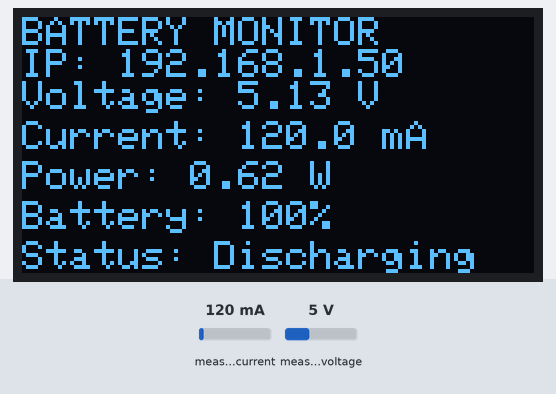
A sketch run on a simulated ESP8266 (NodeMCU). Parts: 128×64 one-colour display. Inputs (shaded band) come from the test bench; at power-on: measured current 120 mA, measured voltage 5 V. WiFi joins after 1.5 s; servers stay silent unless stated; what the sketch prints to the serial monitor is not drawn.

Above: at 2.9 s.
3.0 s: measured current set to 40 mA
At 4.1 s:
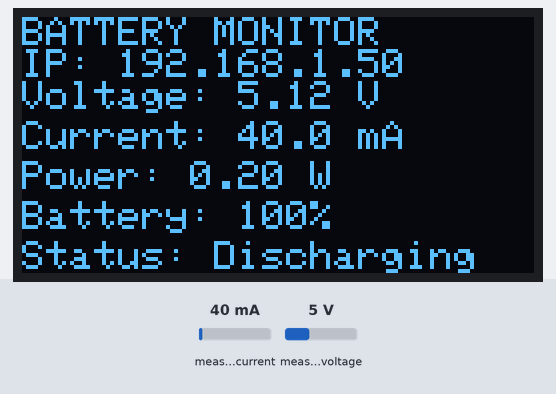
5.3 s: measured voltage set to 0.3 V
At 6.9 s:
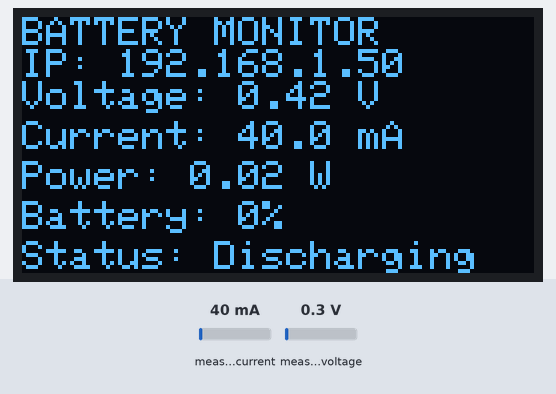
7.3 s: measured current set to 500 mA
At 8.4 s:
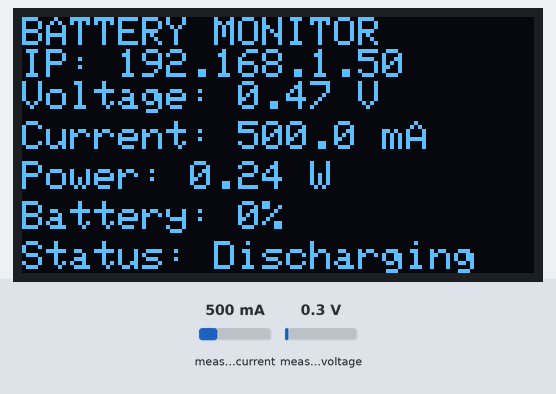
9.3 s: measured voltage set to 3.8 V
At 11.1 s:
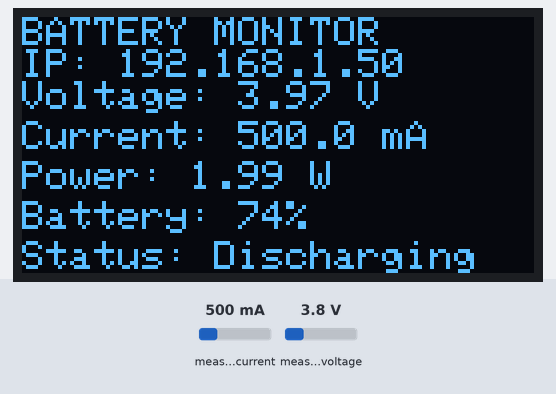
Timing chart, 0 to 12.3 s (numbered marks = the images above; inputs shaded):
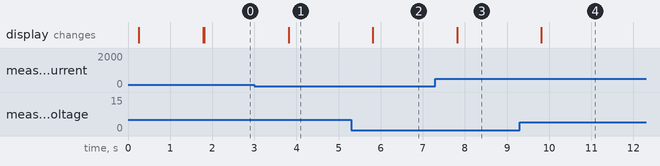

The sketch:

voltage_Regulator.ino
```cpp
#include <ESP8266WiFi.h>
#include <ESP8266WebServer.h>
#include <Wire.h>
#include <Adafruit_INA219.h>
#include <Adafruit_GFX.h>
#include <Adafruit_SSD1306.h>

// ------------ WIFI SETTINGS ------------
const char* ssid = "Redmi";
const char* password = "09876543";

// ------------ OLED SETTINGS ------------
#define SCREEN_WIDTH 128
#define SCREEN_HEIGHT 64
#define OLED_RESET -1

Adafruit_SSD1306 display(
  SCREEN_WIDTH, SCREEN_HEIGHT, &Wire, OLED_RESET
);

// ------------ INA219 SENSOR ------------
Adafruit_INA219 ina219;

// ------------ WEB SERVER ------------
ESP8266WebServer server(80);

// ------------ BATTERY SETTINGS ------------
// For a single-cell 3.7V nominal Li-ion battery
const float BATTERY_MIN_VOLTAGE = 3.0;
const float BATTERY_MAX_VOLTAGE = 4.3;

// ------------ SENSOR VALUES ------------
float voltage = 0.0;
float current_mA = 0.0;
float power_W = 0.0;
float powerMagnitudeW = 0.0;
int percentage = 0;
String status = "Starting";

// ------------ DASHBOARD PAGE ------------
const char webpage[] PROGMEM = R"rawliteral(
<!DOCTYPE html>
<html lang="en">
<head>
<meta charset="UTF-8">
<meta name="viewport" content="width=device-width, initial-scale=1">
<title>ESP8266 Battery Monitor</title>

<style>
:root {
  --bg: #0b1220;
  --panel: #151f31;
  --panel2: #1c2940;
  --text: #edf4ff;
  --muted: #94a8c5;
  --cyan: #40d9e8;
  --green: #43e0a0;
  --orange: #ffb454;
  --red: #ff7085;
  --border: #2a3a55;
}

* {
  box-sizing: border-box;
}

body {
  margin: 0;
  background: var(--bg);
  color: var(--text);
  font-family: Arial, Helvetica, sans-serif;
}

header {
  padding: 18px 28px;
  background: #111b2c;
  border-bottom: 1px solid var(--border);
  display: flex;
  align-items: center;
  justify-content: space-between;
  gap: 15px;
  flex-wrap: wrap;
}

.brand {
  display: flex;
  align-items: center;
  gap: 12px;
}

.logo {
  background: #20394c;
  color: var(--cyan);
  width: 46px;
  height: 46px;
  border-radius: 12px;
  display: grid;
  place-items: center;
  font-size: 25px;
}

h1 {
  font-size: 22px;
  margin: 0 0 5px;
}

.subtitle {
  font-size: 12px;
  color: var(--muted);
}

.connection {
  display: flex;
  align-items: center;
  gap: 8px;
  color: var(--green);
  font-size: 13px;
}

.dot {
  width: 9px;
  height: 9px;
  border-radius: 50%;
  background: var(--green);
  box-shadow: 0 0 10px #43e0a066;
}

main {
  padding: 22px;
  max-width: 1800px;
  margin: auto;
}

.section-title {
  font-size: 14px;
  color: var(--muted);
  text-transform: uppercase;
  letter-spacing: 1.5px;
  margin: 0 0 14px;
}

.metrics {
  display: grid;
  grid-template-columns: repeat(4, minmax(0, 1fr));
  gap: 15px;
  margin-bottom: 25px;
}

.metric {
  background: var(--panel);
  border: 1px solid var(--border);
  border-radius: 15px;
  padding: 19px;
  min-width: 0;
}

.metric-label {
  color: var(--muted);
  font-size: 13px;
  margin-bottom: 14px;
}

.metric-value {
  font-size: clamp(22px, 2.2vw, 34px);
  font-weight: 700;
  letter-spacing: -1px;
  overflow-wrap: anywhere;
}

.unit {
  font-size: 14px;
  color: var(--muted);
  font-weight: normal;
}

.metric-foot {
  color: var(--muted);
  font-size: 12px;
  margin-top: 12px;
}

.voltage { color: var(--cyan); }
.current { color: var(--orange); }
.power { color: #bd9aff; }
.battery { color: var(--green); }

.progress {
  height: 7px;
  border-radius: 10px;
  background: #2a3950;
  margin-top: 15px;
  overflow: hidden;
}

.progress-fill {
  height: 100%;
  width: 0%;
  background: var(--green);
  transition: width 0.4s;
  border-radius: 10px;
}

.status-panel {
  background: var(--panel);
  border: 1px solid var(--border);
  border-radius: 15px;
  padding: 17px 20px;
  margin-bottom: 25px;
  display: flex;
  align-items: center;
  justify-content: space-between;
  gap: 15px;
  flex-wrap: wrap;
}

.status-label {
  color: var(--muted);
  font-size: 12px;
  margin-bottom: 6px;
}

.status-value {
  color: var(--green);
  font-weight: bold;
  font-size: 20px;
}

.status-value.charging { color: var(--cyan); }
.status-value.discharging { color: var(--orange); }
.status-value.idle { color: var(--muted); }

.status-right {
  color: var(--muted);
  font-size: 12px;
  text-align: right;
}

.graph-grid {
  display: grid;
  grid-template-columns: repeat(2, minmax(0, 1fr));
  gap: 17px;
}

.graph-card {
  background: var(--panel);
  border: 1px solid var(--border);
  border-radius: 15px;
  padding: 17px 18px 12px;
  min-width: 0;
}

.graph-head {
  display: flex;
  align-items: center;
  justify-content: space-between;
  gap: 10px;
  margin-bottom: 12px;
}

.graph-title {
  font-size: 15px;
  font-weight: bold;
}

.graph-subtitle {
  color: var(--muted);
  font-size: 11px;
  margin-top: 5px;
}

.graph-badge {
  background: var(--panel2);
  color: var(--muted);
  padding: 6px 9px;
  border-radius: 7px;
  font-size: 11px;
  white-space: nowrap;
}

canvas {
  width: 100%;
  height: 210px;
  display: block;
}

footer {
  text-align: center;
  padding: 22px;
  color: var(--muted);
  font-size: 12px;
}

@media (min-width: 1400px) {
  .graph-grid {
    grid-template-columns: repeat(4, minmax(0, 1fr));
  }
  canvas {
    height: 230px;
  }
}

@media (max-width: 850px) {
  main { padding: 14px; }
  header { padding: 15px; }
  .metrics { grid-template-columns: repeat(2, minmax(0, 1fr)); }
  .graph-grid { grid-template-columns: 1fr; }
  canvas { height: 220px; }
}

@media (max-width: 400px) {
  .metric { padding: 13px; }
  .metric-value { font-size: 23px; }
}
</style>
</head>

<body>

<header>
  <div class="brand">
    <div class="logo">&#9889;</div>
    <div>
      <h1>Battery Monitor</h1>
      <div class="subtitle">ESP8266 NodeMCU &bull; INA219 &bull; SSD1306</div>
    </div>
  </div>

  <div class="connection">
    <span class="dot" id="connectionDot"></span>
    <span id="connectionText">Connecting...</span>
  </div>
</header>

<main>
  <div class="section-title">Live measurements</div>

  <div class="metrics">
    <div class="metric">
      <div class="metric-label">&#9889; Battery voltage</div>
      <div class="metric-value voltage">
        <span id="voltage">--</span>
        <span class="unit">V</span>
      </div>
      <div class="metric-foot">Measured voltage</div>
    </div>

    <div class="metric">
      <div class="metric-label">&#8645; Current</div>
      <div class="metric-value current">
        <span id="current">--</span>
        <span class="unit">mA</span>
      </div>
      <div class="metric-foot">Positive or negative current</div>
    </div>

    <div class="metric">
      <div class="metric-label">&#9889; Power</div>
      <div class="metric-value power">
        <span id="power">--</span>
        <span class="unit">W</span>
      </div>
      <div class="metric-foot">Absolute power magnitude</div>
    </div>

    <div class="metric">
      <div class="metric-label">&#128267; Battery level</div>
      <div class="metric-value battery">
        <span id="percentage">--</span>
        <span class="unit">%</span>
      </div>
      <div class="progress">
        <div class="progress-fill" id="batteryFill"></div>
      </div>
      <div class="metric-foot">Estimated from voltage</div>
    </div>
  </div>

  <div class="status-panel">
    <div>
      <div class="status-label">POWER FLOW STATUS</div>
      <div class="status-value" id="status">Starting...</div>
    </div>
    <div class="status-right">
      <div>History: last 5 minutes</div>
      <div>Update interval: 1 second</div>
      <div id="lastUpdate">Waiting for sensor data...</div>
    </div>
  </div>

  <div class="section-title">Live parameter graphs</div>

  <div class="graph-grid">
    <div class="graph-card">
      <div class="graph-head">
        <div>
          <div class="graph-title voltage">Voltage history</div>
          <div class="graph-subtitle">Battery voltage over time</div>
        </div>
        <div class="graph-badge">VOLTS</div>
      </div>
      <canvas id="voltageChart"></canvas>
    </div>

    <div class="graph-card">
      <div class="graph-head">
        <div>
          <div class="graph-title current">Current history</div>
          <div class="graph-subtitle">Charging and discharging current</div>
        </div>
        <div class="graph-badge">mA</div>
      </div>
      <canvas id="currentChart"></canvas>
    </div>

    <div class="graph-card">
      <div class="graph-head">
        <div>
          <div class="graph-title power">Power history</div>
          <div class="graph-subtitle">Absolute measured power</div>
        </div>
        <div class="graph-badge">WATTS</div>
      </div>
      <canvas id="powerChart"></canvas>
    </div>

    <div class="graph-card">
      <div class="graph-head">
        <div>
          <div class="graph-title battery">Battery level history</div>
          <div class="graph-subtitle">Estimated percentage over time</div>
        </div>
        <div class="graph-badge">PERCENT</div>
      </div>
      <canvas id="percentageChart"></canvas>
    </div>
  </div>
</main>

<footer>
  ESP8266 Local Battery Dashboard &bull; Data is stored in this browser session
</footer>

<script>
const MAX_POINTS = 300; // 5 minutes at 1 sample per second

const historyData = {
  voltage: [],
  current: [],
  power: [],
  percentage: [],
  time: []
};

const charts = [
  {
    id: "voltageChart",
    key: "voltage",
    color: "#40d9e8",
    fill: "rgba(64,217,232,0.12)",
    unit: "V"
  },
  {
    id: "currentChart",
    key: "current",
    color: "#ffb454",
    fill: "rgba(255,180,84,0.12)",
    unit: "mA"
  },
  {
    id: "powerChart",
    key: "power",
    color: "#bd9aff",
    fill: "rgba(189,154,255,0.12)",
    unit: "W"
  },
  {
    id: "percentageChart",
    key: "percentage",
    color: "#43e0a0",
    fill: "rgba(67,224,160,0.12)",
    unit: "%"
  }
];

function drawChart(config) {
  const canvas = document.getElementById(config.id);
  if (!canvas) return;

  const rect = canvas.getBoundingClientRect();
  if (rect.width < 10) return;

  const dpr = window.devicePixelRatio || 1;
  const width = rect.width;
  const height = rect.height;

  canvas.width = Math.round(width * dpr);
  canvas.height = Math.round(height * dpr);

  const ctx = canvas.getContext("2d");
  ctx.setTransform(dpr, 0, 0, dpr, 0, 0);
  ctx.clearRect(0, 0, width, height);

  const left = 43;
  const right = 12;
  const top = 13;
  const bottom = 29;
  const plotW = width - left - right;
  const plotH = height - top - bottom;

  if (plotW <= 0 || plotH <= 0) return;

  const values = historyData[config.key];

  let minValue = 0;
  let maxValue = 1;

  if (values.length > 0) {
    minValue = Math.min(...values);
    maxValue = Math.max(...values);

    if (config.key === "percentage") {
      minValue = 0;
      maxValue = 100;
    } else if (config.key === "voltage") {
      minValue = Math.min(minValue, 0);
      maxValue = Math.max(maxValue, 1);
    }

    if (maxValue === minValue) {
      maxValue += 1;
      minValue -= 1;
      if (config.key === "percentage") {
        minValue = 0;
        maxValue = 100;
      }
    }

    const padding = (maxValue - minValue) * 0.12;
    if (config.key !== "percentage") {
      minValue -= padding;
      maxValue += padding;
    }
  }

  // Horizontal grid lines and Y labels
  ctx.font = "10px Arial";
  ctx.textAlign = "right";
  ctx.textBaseline = "middle";

  for (let i = 0; i <= 4; i++) {
    const y = top + plotH * i / 4;
    const val = maxValue - (maxValue - minValue) * i / 4;

    ctx.strokeStyle = "#293951";
    ctx.lineWidth = 1;
    ctx.beginPath();
    ctx.moveTo(left, y);
    ctx.lineTo(left + plotW, y);
    ctx.stroke();

    ctx.fillStyle = "#94a8c5";
    ctx.fillText(val.toFixed(
      config.key === "percentage" ? 0 :
      config.key === "current" ? 0 : 2
    ), left - 7, y);
  }

  // X-axis labels
  ctx.textAlign = "center";
  ctx.textBaseline = "top";
  ctx.fillStyle = "#94a8c5";

  ctx.fillText("Oldest", left + 20, top + plotH + 9);
  ctx.fillText("Now", left + plotW - 15, top + plotH + 9);

  if (values.length === 0) {
    ctx.textAlign = "center";
    ctx.textBaseline = "middle";
    ctx.fillStyle = "#94a8c5";
    ctx.fillText("Waiting for measurements...",
      left + plotW / 2, top + plotH / 2);
    return;
  }

  const points = values.map((value, index) => {
    const x = values.length === 1
      ? left + plotW
      : left + (index / (values.length - 1)) * plotW;

    const y = top + ((maxValue - value) /
      (maxValue - minValue)) * plotH;

    return { x, y };
  });

  // Filled area
  if (points.length > 1) {
    ctx.beginPath();
    ctx.moveTo(points[0].x, top + plotH);
    points.forEach(p => ctx.lineTo(p.x, p.y));
    ctx.lineTo(points[points.length - 1].x, top + plotH);
    ctx.closePath();
    ctx.fillStyle = config.fill;
    ctx.fill();
  }

  // Line
  ctx.beginPath();
  points.forEach((p, i) => {
    if (i === 0) ctx.moveTo(p.x, p.y);
    else ctx.lineTo(p.x, p.y);
  });

  ctx.strokeStyle = config.color;
  ctx.lineWidth = 2;
  ctx.lineJoin = "round";
  ctx.lineCap = "round";
  ctx.stroke();

  // Latest point
  const last = points[points.length - 1];
  ctx.beginPath();
  ctx.arc(last.x, last.y, 3.5, 0, Math.PI * 2);
  ctx.fillStyle = config.color;
  ctx.fill();
}

function drawAllCharts() {
  charts.forEach(drawChart);
}

function setConnection(connected) {
  document.getElementById("connectionText").textContent =
    connected ? "Connected" : "Reconnecting...";

  document.getElementById("connectionDot").style.background =
    connected ? "#43e0a0" : "#ff7085";

  document.getElementById("connectionDot").style.boxShadow =
    connected ? "0 0 10px #43e0a066" : "0 0 10px #ff708566";
}

async function updateDashboard() {
  try {
    const response = await fetch("/data?t=" + Date.now(), {
      cache: "no-store"
    });

    if (!response.ok) throw new Error("HTTP error");

    const data = await response.json();

    document.getElementById("voltage").textContent =
      Number(data.voltage).toFixed(2);

    // Show current magnitude as positive for both charging and discharging.
    document.getElementById("current").textContent =
      Math.abs(Number(data.current)).toFixed(1);

    document.getElementById("power").textContent =
      Number(data.power).toFixed(2);

    document.getElementById("percentage").textContent =
      data.percentage;

    document.getElementById("batteryFill").style.width =
      Math.max(0, Math.min(100, data.percentage)) + "%";

    const statusElement = document.getElementById("status");
    statusElement.textContent = data.status;
    statusElement.className = "status-value";

    const normalizedStatus = String(data.status).toLowerCase();

    if (normalizedStatus === "charging") {
      statusElement.classList.add("charging");
    } else if (normalizedStatus === "discharging") {
      statusElement.classList.add("discharging");
    } else {
      statusElement.classList.add("idle");
    }

    const now = new Date();

    // Voltage and battery percentage continue recording every second.
    historyData.voltage.push(Number(data.voltage));
    historyData.percentage.push(Number(data.percentage));

    // Freeze current and power graph histories while the battery is idle.
    // Resume recording when current is outside the +/-5 mA idle range.
    const measuredCurrent = Number(data.current);
    if (Math.abs(measuredCurrent) > 5) {
      // Plot current magnitude as positive for both charging and discharging.
      historyData.current.push(Math.abs(measuredCurrent));
      historyData.power.push(Number(data.power));
    }

    historyData.time.push(now.getTime());

    Object.keys(historyData).forEach(key => {
      if (historyData[key].length > MAX_POINTS) {
        historyData[key].shift();
      }
    });

    document.getElementById("lastUpdate").textContent =
      "Updated: " + now.toLocaleTimeString();

    setConnection(true);
    drawAllCharts();

  } catch (error) {
    setConnection(false);
  }
}

window.addEventListener("resize", drawAllCharts);

updateDashboard();
setInterval(updateDashboard, 1000);
</script>

</body>
</html>
)rawliteral";

// ------------ WEBPAGE HANDLER ------------
void handleRoot() {
  server.send_P(200, "text/html", webpage);
}

// ------------ JSON DATA HANDLER ------------
void handleData() {
  String json = "{";

  json += "\"voltage\":";
  json += String(voltage, 3);

  json += ",\"current\":";
  json += String(current_mA, 2);

  json += ",\"power\":";
  json += String(powerMagnitudeW, 3);

  json += ",\"percentage\":";
  json += String(percentage);

  json += ",\"status\":\"";
  json += status;
  json += "\"}";

  server.sendHeader("Cache-Control", "no-store");
  server.send(200, "application/json", json);
}

// ------------ OLED UPDATE ------------
void updateOLED() {
  display.clearDisplay();
  display.setTextColor(SSD1306_WHITE);
  display.setTextSize(1);

  display.setCursor(0, 0);
 display.println("BATTERY MONITOR");

 display.setCursor(0, 8);
 display.print("IP: ");

if (WiFi.status() == WL_CONNECTED) {
  display.println(WiFi.localIP());
} else {
  display.println("Not connected");
}

  display.setCursor(0, 16);
  display.print("Voltage: ");
  display.print(voltage, 2);
  display.println(" V");

  display.setCursor(0, 26);
  display.print("Current: ");
  display.print(fabs(current_mA), 1);
  display.println(" mA");

  display.setCursor(0, 36);
  display.print("Power: ");
  display.print(powerMagnitudeW, 2);
  display.println(" W");

  display.setCursor(0, 46);
  display.print("Battery: ");
  display.print(percentage);
  display.println("%");

  display.setCursor(0, 56);
  display.print("Status: ");
  display.print(status);

  display.display();
}

// ------------ READ BATTERY ------------
void readBattery() {
  float busVoltage = ina219.getBusVoltage_V();
  float shuntVoltage_mV = ina219.getShuntVoltage_mV();

  voltage = 0.12+busVoltage + shuntVoltage_mV / 1000.0;

  current_mA = ina219.getCurrent_mA();

  // Signed power for internal calculations
  power_W = voltage * current_mA / 1000.0;

  // Absolute power shown on dashboard
  powerMagnitudeW = fabs(power_W);

  // Linear estimate for one Li-ion cell
  float batteryLevel =
    (voltage - BATTERY_MIN_VOLTAGE) /
    (BATTERY_MAX_VOLTAGE - BATTERY_MIN_VOLTAGE) * 100.0;

  percentage = constrain((int)batteryLevel, 0, 100);

  // Current sign depends on INA219 wiring direction
  if (current_mA > 5.0) {
    status = "Discharging";
  } else if (current_mA < -5.0) {
    status = "Charging";
  } else {
    status = "Idle";
  }
}

// ------------ SETUP ------------
void setup() {
  Serial.begin(115200);
  delay(200);

  // OLED and INA219 share I2C:
  // SDA = D2, SCL = D1
  Wire.begin(D2, D1);

  // Initialize OLED
  if (!display.begin(SSD1306_SWITCHCAPVCC, 0x3C)) {
    Serial.println("OLED initialization failed!");
  } else {
    display.clearDisplay();
    display.setTextColor(SSD1306_WHITE);
    display.setTextSize(1);
    display.setCursor(0, 0);
    display.println("Battery Monitor");
    display.println("Starting...");
    display.display();
  }

  // Initialize INA219
  if (!ina219.begin()) {
    Serial.println("INA219 sensor not found!");

    display.clearDisplay();
    display.setCursor(0, 0);
    display.println("INA219 NOT FOUND");
    display.println("Check wiring");
    display.display();

    while (true) {
      delay(1000);
    }
  }

  // Connect Wi-Fi
  WiFi.mode(WIFI_STA);
  WiFi.begin(ssid, password);

  Serial.print("Connecting to WiFi");

  unsigned long startTime = millis();

  while (WiFi.status() != WL_CONNECTED &&
         millis() - startTime < 20000) {
    delay(500);
    Serial.print(".");
  }

  Serial.println();

  if (WiFi.status() == WL_CONNECTED) {
    Serial.println("WiFi connected!");
    Serial.print("Open dashboard at: http://");
    Serial.println(WiFi.localIP());

    display.clearDisplay();
    display.setCursor(0, 0);
    display.println("WiFi Connected!");
    display.print("IP: ");
    display.println(WiFi.localIP());
    display.display();
  } else {
    Serial.println("WiFi connection failed!");

    display.clearDisplay();
    display.setCursor(0, 0);
    display.println("WiFi Failed");
    display.println("Check credentials");
    display.display();
  }

  // Register web routes
  server.on("/", HTTP_GET, handleRoot);
  server.on("/data", HTTP_GET, handleData);

  server.begin();
  Serial.println("Web server started");
}

// ------------ MAIN LOOP ------------
void loop() {
  server.handleClient();

  static unsigned long lastRead = 0;

  if (millis() - lastRead >= 1000) {
    lastRead = millis();

    readBattery();
    updateOLED();

    Serial.print("Voltage: ");
    Serial.print(voltage, 2);
    Serial.print(" V | Current: ");
    Serial.print(current_mA, 1);
    Serial.print(" mA | Power: ");
    Serial.print(powerMagnitudeW, 2);
    Serial.print(" W | Battery: ");
    Serial.print(percentage);
    Serial.print("% | Status: ");
    Serial.println(status);
  }

  yield();
}
```

Measured:
- after the input at 3.0 s, the display: changes after 0.81 s (image 1)
- after the input at 5.3 s, the display: changes after 0.52 s (image 2)
- after the input at 7.3 s, the display: changes after 0.52 s (image 3)
- after the input at 9.3 s, the display: changes after 0.52 s (image 4)
